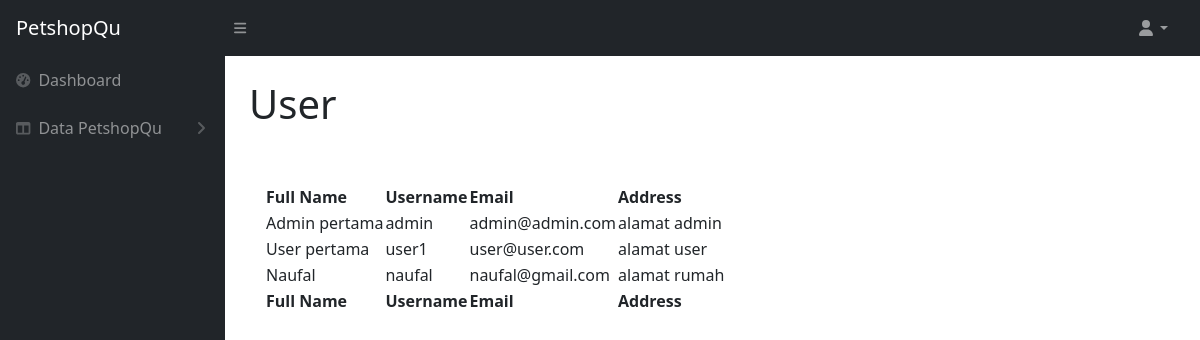
Screenshot of /admin/user.php with the database file from the repository.
### tables this page shows
CREATE TABLE `user` (
  `id_user` int(11) NOT NULL,
  `full_name` varchar(40) NOT NULL,
  `username` varchar(16) NOT NULL,
  `password` varchar(20) NOT NULL,
  `email` varchar(60) NOT NULL,
  `address` varchar(60) NOT NULL,
  `no_hp` varchar(16) NOT NULL,
  `level` varchar(20) NOT NULL
);

### koneksi/koneksi.php (called while the page is built, shortened)
<?php
$koneksi = mysqli_connect("localhost","root","","petshopqu");
function query ($query) {
    global $koneksi;
    $result = mysqli_query($koneksi, $query);
    $rows = [];
    while( $row = mysqli_fetch_assoc($result)) {
        $rows [] = $row;
    }
    return $rows;
}
?>

### admin/user.php (the view, shortened to what this page needs)
<?php
require '../koneksi/koneksi.php';
$user = query("SELECT * FROM user");
?>
<!DOCTYPE html>
<html lang="en">
    <head>
        <link href="https://cdn.jsdelivr.net/npm/simple-datatables@latest/dist/style.css" rel="stylesheet" />
        <link href="css/styles.css" rel="stylesheet" />
    </head>
    <body class="sb-nav-fixed">
        <nav class="sb-topnav navbar navbar-expand navbar-dark bg-dark">
            <a class="navbar-brand ps-3" href="index.php">PetshopQu</a>
            <button class="btn btn-link btn-sm order-1 order-lg-0 me-4 me-lg-0" id="sidebarToggle" href="#!"><i class="fas fa-bars"></i></button>
            <ul class="navbar-nav ms-auto ms-md-0 me-3 me-lg-4">
                <li class="nav-item dropdown">
                    <a class="nav-link dropdown-toggle" id="navbarDropdown" href="#" role="button" data-bs-toggle="dropdown" aria-expanded="false"><i class="fas fa-user fa-fw"></i></a>
                </li>
            </ul>
        </nav>
        <div id="layoutSidenav">
            <div id="layoutSidenav_nav">
                <nav class="sb-sidenav accordion sb-sidenav-dark" id="sidenavAccordion">
                    <div class="sb-sidenav-menu">
                        <div class="nav">
                            <a class="nav-link" href="index.php">
                                <div class="sb-nav-link-icon"><i class="fas fa-tachometer-alt"></i></div>
                                Dashboard
                            </a>
                            <a class="nav-link collapsed" href="#" data-bs-toggle="collapse" data-bs-target="#collapseLayouts" aria-expanded="false" aria-controls="collapseLayouts">
                                <div class="sb-nav-link-icon"><i class="fas fa-columns"></i></div>
                                Data PetshopQu
                                <div class="sb-sidenav-collapse-arrow"><i class="fas fa-angle-down"></i></div>
                            </a>
                        </div>
                    </div>
                </nav>
            </div>
            <div id="layoutSidenav_content">
            <main>
            <div class="container-fluid px-4">
                        <h1 class="mt-4">User</h1>
                        <div class="row">
                        <div class="row">
                            <div class="card-body">
                            </div>
                        </div>
                    </div>
                    <div class="card-body">
                                <table id="datatablesSimple">
                                    <thead>
                                        <tr>
                                            <th>Full Name</th>
                                            <th>Username</th>
                                            <th>Email</th>
                                            <th>Address</th>
                                        </tr>
                                    </thead>
                                    <tfoot>
                                        <tr>
                                            <th>Full Name</th>
                                            <th>Username</th>
                                            <th>Email</th>
                                            <th>Address</th>
                                        </tr>
                                    </tfoot>
                                    <tbody>
                                    <?php foreach ($user as $row): ?>
                                        <tr>
                                            <td><?=$row['full_name']?></td>
                                            <td><?=$row['username']?></td>
                                            <td><?=$row['email']?></td>
                                            <td><?=$row['address']?></td>
                                        </tr>
                                        <?php endforeach; ?>
                                    </tbody>
                                </table>
            </div>
        </div>
                </main>
    </body>
</html>

### rows the page displays
user: full_name "Admin pertama", username "admin", email "admin@admin.com", address "alamat admin"
user: full_name "User pertama", username "user1", email "user@user.com", address "alamat user"
user: full_name "Naufal", username "naufal", email "naufal@gmail.com", address "alamat rumah"
